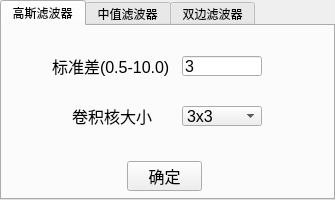
<?xml version="1.0" encoding="UTF-8"?>
<ui version="4.0">
 <class>FilterSetting</class>
 <widget class="QWidget" name="FilterSetting">
  <property name="windowModality">
   <enum>Qt::WindowModal</enum>
  </property>
  <property name="geometry">
   <rect>
    <x>0</x>
    <y>0</y>
    <width>335</width>
    <height>200</height>
   </rect>
  </property>
  <property name="windowTitle">
   <string>滤波器参数设置</string>
  </property>
  <property name="windowIcon">
   <iconset>
    <normaloff>images/logo.ico</normaloff>images/logo.ico</iconset>
  </property>
  <widget class="QTabWidget" name="FilterTab">
   <property name="geometry">
    <rect>
     <x>0</x>
     <y>0</y>
     <width>335</width>
     <height>200</height>
    </rect>
   </property>
   <property name="currentIndex">
    <number>0</number>
   </property>
   <property name="usesScrollButtons">
    <bool>false</bool>
   </property>
   <property name="tabsClosable">
    <bool>false</bool>
   </property>
   <widget class="QWidget" name="setting_gaussion">
    <attribute name="title">
     <string>高斯滤波器</string>
    </attribute>
    <widget class="QLabel" name="lab_sigma">
     <property name="geometry">
      <rect>
       <x>50</x>
       <y>30</y>
       <width>120</width>
       <height>20</height>
      </rect>
     </property>
     <property name="font">
      <font>
       <pointsize>12</pointsize>
      </font>
     </property>
     <property name="text">
      <string>标准差(0.5-10.0)</string>
     </property>
    </widget>
    <widget class="QLabel" name="lab_kernelsize">
     <property name="geometry">
      <rect>
       <x>70</x>
       <y>80</y>
       <width>80</width>
       <height>20</height>
      </rect>
     </property>
     <property name="font">
      <font>
       <pointsize>12</pointsize>
      </font>
     </property>
     <property name="text">
      <string>卷积核大小:</string>
     </property>
    </widget>
    <widget class="QComboBox" name="cbox_kernelsize">
     <property name="geometry">
      <rect>
       <x>180</x>
       <y>80</y>
       <width>80</width>
       <height>20</height>
      </rect>
     </property>
     <property name="font">
      <font>
       <pointsize>12</pointsize>
      </font>
     </property>
     <item>
      <property name="text">
       <string>3x3</string>
      </property>
     </item>
     <item>
      <property name="text">
       <string>5x5</string>
      </property>
     </item>
     <item>
      <property name="text">
       <string>7x7</string>
      </property>
     </item>
     <item>
      <property name="text">
       <string>9x9</string>
      </property>
     </item>
    </widget>
    <widget class="QLineEdit" name="ledit_sigma">
     <property name="geometry">
      <rect>
       <x>180</x>
       <y>30</y>
       <width>80</width>
       <height>20</height>
      </rect>
     </property>
     <property name="font">
      <font>
       <pointsize>12</pointsize>
      </font>
     </property>
     <property name="text">
      <string>3</string>
     </property>
    </widget>
    <widget class="QPushButton" name="btn_gaussion">
     <property name="geometry">
      <rect>
       <x>125</x>
       <y>135</y>
       <width>75</width>
       <height>30</height>
      </rect>
     </property>
     <property name="font">
      <font>
       <pointsize>12</pointsize>
      </font>
     </property>
     <property name="text">
      <string>确定</string>
     </property>
    </widget>
   </widget>
   <widget class="QWidget" name="setting_midvalue">
    <attribute name="title">
     <string>中值滤波器</string>
    </attribute>
    <widget class="QLabel" name="lab_kernelsize_mid">
     <property name="geometry">
      <rect>
       <x>70</x>
       <y>60</y>
       <width>100</width>
       <height>20</height>
      </rect>
     </property>
     <property name="font">
      <font>
       <pointsize>12</pointsize>
      </font>
     </property>
     <property name="text">
      <string>卷积核大小:</string>
     </property>
    </widget>
    <widget class="QComboBox" name="cbox_kernelsize_mid">
     <property name="geometry">
      <rect>
       <x>180</x>
       <y>60</y>
       <width>80</width>
       <height>20</height>
      </rect>
     </property>
     <property name="font">
      <font>
       <pointsize>12</pointsize>
      </font>
     </property>
     <item>
      <property name="text">
       <string>3x3</string>
      </property>
     </item>
     <item>
      <property name="text">
       <string>5x5</string>
      </property>
     </item>
     <item>
      <property name="text">
       <string>7x7</string>
      </property>
     </item>
     <item>
      <property name="text">
       <string>9x9</string>
      </property>
     </item>
    </widget>
    <widget class="QPushButton" name="btn_midvalue">
     <property name="geometry">
      <rect>
       <x>125</x>
       <y>135</y>
       <width>75</width>
       <height>30</height>
      </rect>
     </property>
     <property name="font">
      <font>
       <pointsize>12</pointsize>
      </font>
     </property>
     <property name="text">
      <string>确定</string>
     </property>
    </widget>
   </widget>
   <widget class="QWidget" name="setting_bilateral">
    <attribute name="title">
     <string>双边滤波器</string>
    </attribute>
    <widget class="QLineEdit" name="ledit_iterations">
     <property name="geometry">
      <rect>
       <x>210</x>
       <y>60</y>
       <width>80</width>
       <height>20</height>
      </rect>
     </property>
     <property name="font">
      <font>
       <pointsize>12</pointsize>
      </font>
     </property>
     <property name="text">
      <string>5</string>
     </property>
    </widget>
    <widget class="QLabel" name="lab_iterations">
     <property name="geometry">
      <rect>
       <x>45</x>
       <y>60</y>
       <width>150</width>
       <height>20</height>
      </rect>
     </property>
     <property name="font">
      <font>
       <pointsize>12</pointsize>
      </font>
     </property>
     <property name="text">
      <string>迭代次数(5-10)</string>
     </property>
    </widget>
    <widget class="QLabel" name="lab_diffusion_threshold">
     <property name="geometry">
      <rect>
       <x>30</x>
       <y>100</y>
       <width>160</width>
       <height>20</height>
      </rect>
     </property>
     <property name="font">
      <font>
       <pointsize>12</pointsize>
      </font>
     </property>
     <property name="text">
      <string>扩散阈值(0.1-10.0)</string>
     </property>
    </widget>
    <widget class="QLineEdit" name="ledit_diffusion_threshold">
     <property name="geometry">
      <rect>
       <x>210</x>
       <y>100</y>
       <width>80</width>
       <height>20</height>
      </rect>
     </property>
     <property name="font">
      <font>
       <pointsize>12</pointsize>
      </font>
     </property>
     <property name="text">
      <string>0.5</string>
     </property>
    </widget>
    <widget class="QPushButton" name="btn_bilateral">
     <property name="geometry">
      <rect>
       <x>125</x>
       <y>135</y>
       <width>75</width>
       <height>30</height>
      </rect>
     </property>
     <property name="font">
      <font>
       <pointsize>12</pointsize>
      </font>
     </property>
     <property name="text">
      <string>确定</string>
     </property>
    </widget>
    <widget class="QLineEdit" name="ledit_sigma_bilateral">
     <property name="geometry">
      <rect>
       <x>210</x>
       <y>20</y>
       <width>80</width>
       <height>20</height>
      </rect>
     </property>
     <property name="font">
      <font>
       <pointsize>12</pointsize>
      </font>
     </property>
     <property name="text">
      <string>3</string>
     </property>
    </widget>
    <widget class="QLabel" name="lab_sigma_bilateral">
     <property name="geometry">
      <rect>
       <x>42</x>
       <y>20</y>
       <width>120</width>
       <height>20</height>
      </rect>
     </property>
     <property name="font">
      <font>
       <pointsize>12</pointsize>
      </font>
     </property>
     <property name="text">
      <string>标准差(0.5-10.0)</string>
     </property>
    </widget>
   </widget>
  </widget>
 </widget>
 <resources/>
 <connections/>
</ui>
